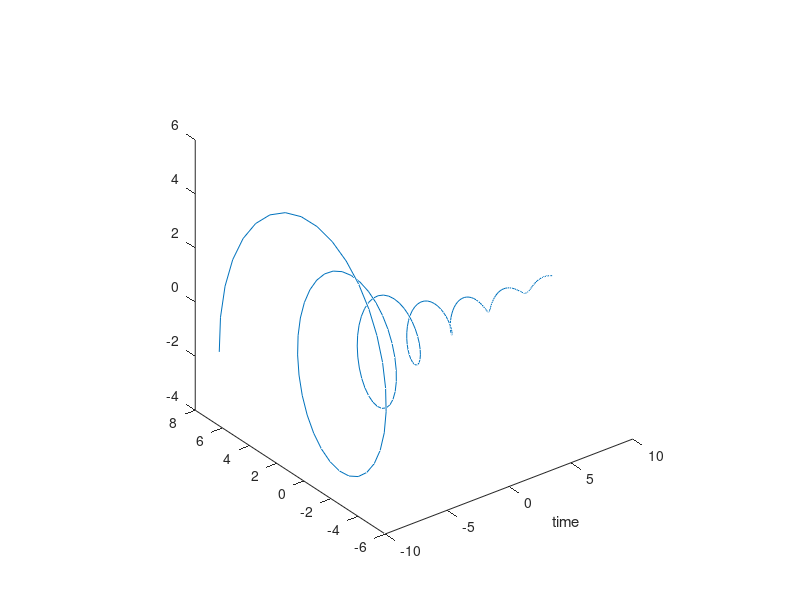

Reproduce this figure in MATLAB.
t=[-10:0.1:10];
alpha=-0.2+2*j;
C=0.5+.7*j;
yt=C*exp(alpha*t);
%plot(t, real(yt));shg
plot3(t, real(yt), imag(yt))
xlabel('time')
axis square
shg
